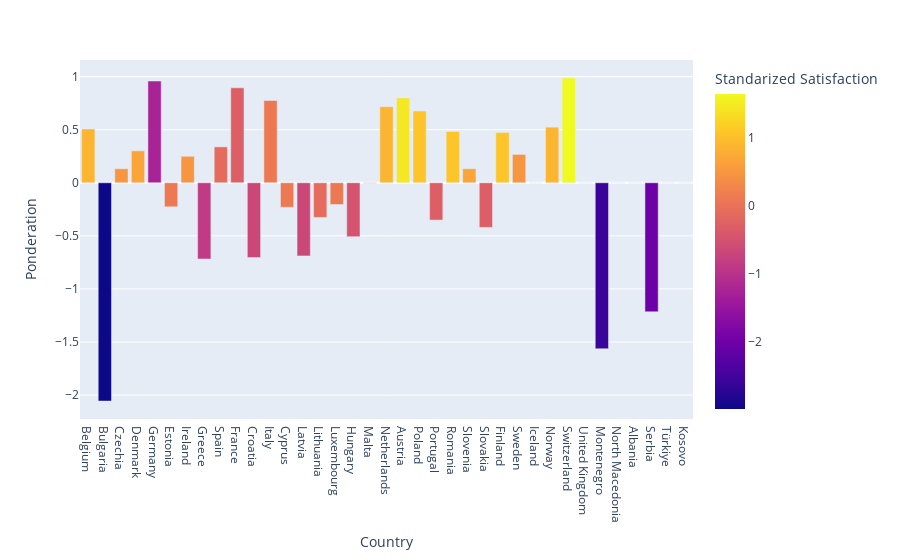

This figure's notebook cell:
### Markdown cell above
Now we proceed to analyze the data obtained

### Code cell
# Visualization of the ponderations
px.bar(
    data_frame=eurostat_data,
    x="Country",
    y="Ponderation",
    color="Standarized Satisfaction",
)

### Figure 1 — Plotly figure (JSON) as saved in the notebook; plotly's stock layout.template omitted (floating-point values rounded to 4 significant figures)
{"data": [{"alignmentgroup": "True", "hovertemplate": "Country=%{x}<br>Ponderation=%{y}<br>Standarized Satisfaction=%{marker.color}<extra></extra>", "legendgroup": "", "marker": {"color": [0.873, -2.993, 0.486, 0.68, -1.253, 0.1, 0.486, -0.867, -0.094, -0.287, -0.673, 0.1, 0.1, -0.673, -0.094, 0.1, -0.48, 0.486, 0.873, 1.453, 1.066, -0.287, 1.066, 0.68, -0.287, 1.066, 0.486, 0, 0.873, 1.646, 0, -2.606, 0, 0, -2.026, 0, 0], "coloraxis": "coloraxis", "pattern": {"shape": ""}}, "name": "", "offsetgroup": "", "orientation": "v", "showlegend": false, "textposition": "auto", "type": "bar", "x": ["Belgium", "Bulgaria", "Czechia", "Denmark", "Germany", "Estonia", "Ireland", "Greece", "Spain", "France", "Croatia", "Italy", "Cyprus", "Latvia", "Lithuania", "Luxembourg", "Hungary", "Malta", "Netherlands", "Austria", "Poland", "Portugal", "Romania", "Slovenia", "Slovakia", "Finland", "Sweden", "Iceland", "Norway", "Switzerland", "United Kingdom", "Montenegro", "North Macedonia", "Albania", "Serbia", "Türkiye", "Kosovo"], "xaxis": "x", "y": [0.5066, -2.056, 0.1324, 0.3008, 0.9586, -0.2264, 0.2496, -0.7178, 0.3384, 0.8946, -0.7038, 0.7752, -0.2308, -0.689, -0.3264, -0.2048, -0.508, -0.0044, 0.717, 0.7994, 0.6764, -0.3514, 0.4836, 0.1324, -0.4202, 0.4736, 0.2672, 0, 0.5238, 0.9876, 0, -1.564, 0, 0, -1.216, 0, 0], "yaxis": "y"}], "layout": {"barmode": "relative", "coloraxis": {"colorbar": {"title": {"text": "Standarized Satisfaction"}}, "colorscale": [[0, "#0d0887"], [0.1111, "#46039f"], [0.2222, "#7201a8"], [0.3333, "#9c179e"], [0.4444, "#bd3786"], [0.5556, "#d8576b"], [0.6667, "#ed7953"], [0.7778, "#fb9f3a"], [0.8889, "#fdca26"], [1, "#f0f921"]]}, "legend": {"tracegroupgap": 0}, "margin": {"t": 60}, "xaxis": {"anchor": "y", "domain": [0, 1], "title": {"text": "Country"}}, "yaxis": {"anchor": "x", "domain": [0, 1], "title": {"text": "Ponderation"}}}}
